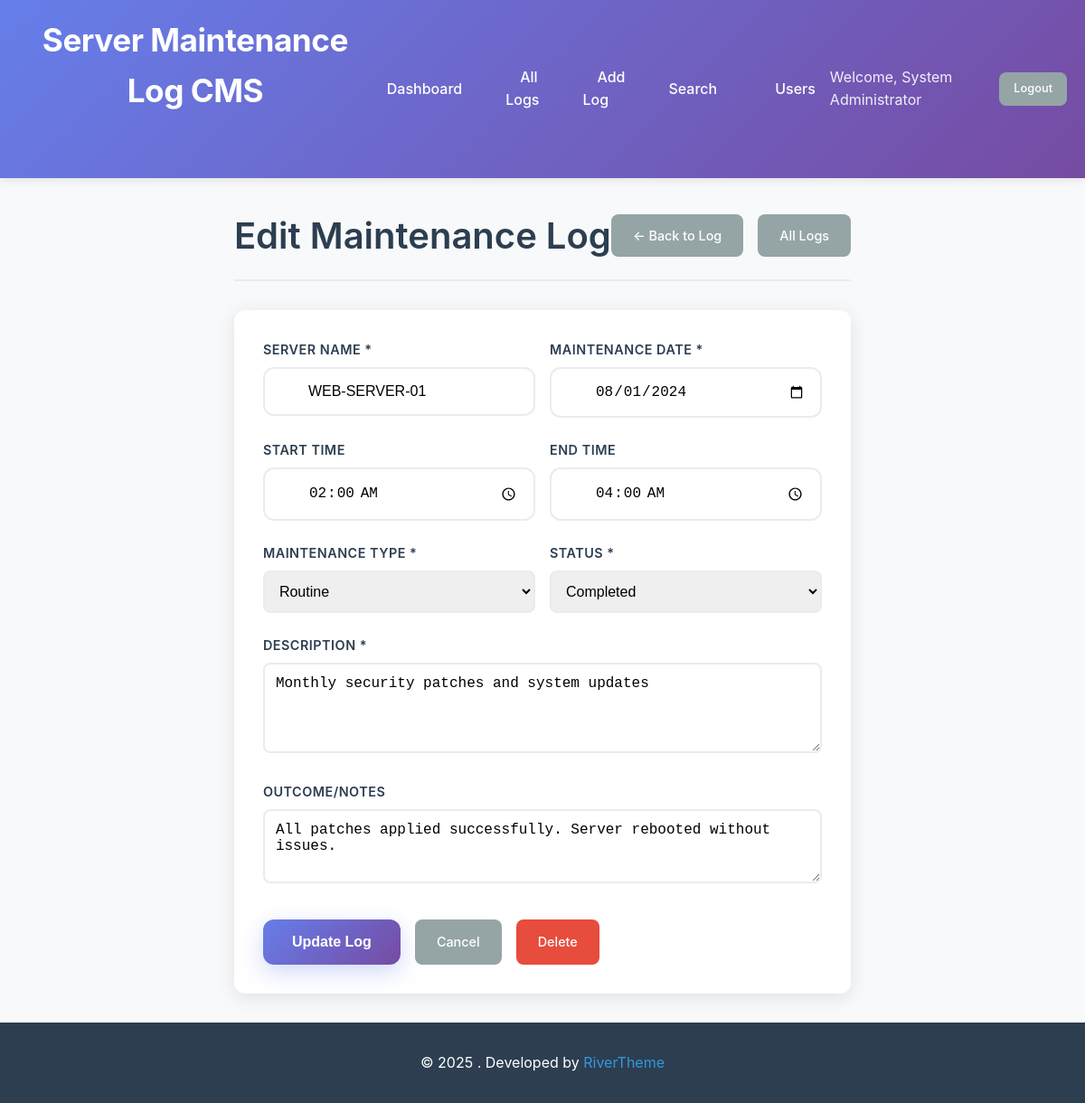
Screenshot of /edit_log.php?id=1 (signed in) with the database file from the repository.
### tables this page shows
CREATE TABLE IF NOT EXISTS maintenance_logs (
    id INT AUTO_INCREMENT PRIMARY KEY,
    server_name VARCHAR(100) NOT NULL,
    maintenance_date DATE NOT NULL,
    start_time TIME,
    end_time TIME,
    description TEXT NOT NULL,
    maintenance_type ENUM('routine', 'emergency', 'upgrade', 'repair', 'security') NOT NULL,
    status ENUM('scheduled', 'in_progress', 'completed', 'failed', 'cancelled') DEFAULT 'scheduled',
    outcome TEXT,
    performed_by INT NOT NULL,
    created_at TIMESTAMP DEFAULT CURRENT_TIMESTAMP,
    updated_at TIMESTAMP DEFAULT CURRENT_TIMESTAMP ON UPDATE CURRENT_TIMESTAMP,
    FOREIGN KEY (performed_by) REFERENCES users(id) ON DELETE RESTRICT
);

### config/database.php (called while the page is built, shortened)
<?php
class Database {
    private $host = DB_HOST;
    private $db_name = DB_NAME;
    private $username = DB_USER;
    private $password = DB_PASS;
    private $charset = DB_CHARSET;
    public function getConnection() {
        $this->pdo = null;
        try {
            $dsn = "mysql:host=" . $this->host . ";dbname=" . $this->db_name . ";charset=" . $this->charset;
            $options = [
                PDO::ATTR_ERRMODE => PDO::ERRMODE_EXCEPTION,
                PDO::ATTR_DEFAULT_FETCH_MODE => PDO::FETCH_ASSOC,
                PDO::ATTR_EMULATE_PREPARES => false,
            ];
            $this->pdo = new PDO($dsn, $this->username, $this->password, $options);
        } catch(PDOException $exception) {
            echo "Connection error: " . $exception->getMessage();
            die();
        }
        return $this->pdo;
    }
}
function getDB() {
    $database = new Database();
    return $database->getConnection();
}
?>

### includes/MaintenanceLog.php (called while the page is built, shortened)
<?php
require_once __DIR__ . '/../config/config.php';
class MaintenanceLog {
    private $db;
    public function __construct() {
        $this->db = getDB();
    }
    public function getById($id) {
        try {
            $sql = "SELECT ml.*, u.full_name as performed_by_name, u.username as performed_by_username
                    FROM maintenance_logs ml
                    LEFT JOIN users u ON ml.performed_by = u.id
                    WHERE ml.id = ?";
            $stmt = $this->db->prepare($sql);
            $stmt->execute([$id]);
            return $stmt->fetch();
        } catch (PDOException $e) {
            return false;
        }
    }
}
?>

### config/config.php (called while the page is built, shortened)
<?php
require_once 'database.php';
function isAdmin() {
    return isset($_SESSION['user_role']) && $_SESSION['user_role'] === 'admin';
}
?>

### edit_log.php (the view, shortened to what this page needs)
<?php
require_once 'config/config.php';
require_once 'includes/MaintenanceLog.php';
$logId = intval($_GET['id'] ?? 0);
$maintenanceLog = new MaintenanceLog();
$log = $maintenanceLog->getById($logId);
if ($_SERVER['REQUEST_METHOD'] === 'POST') {
    if (!verifyCSRFToken($_POST['csrf_token'] ?? '')) {
        $error = 'Invalid security token. Please try again.';
    } else {
        $serverName = sanitizeInput($_POST['server_name'] ?? '');
        $maintenanceDate = sanitizeInput($_POST['maintenance_date'] ?? '');
        $startTime = sanitizeInput($_POST['start_time'] ?? '');
        $endTime = sanitizeInput($_POST['end_time'] ?? '');
        $description = sanitizeInput($_POST['description'] ?? '');
        $maintenanceType = sanitizeInput($_POST['maintenance_type'] ?? '');
        $status = sanitizeInput($_POST['status'] ?? '');
        $outcome = sanitizeInput($_POST['outcome'] ?? '');
        if (empty($serverName) || empty($maintenanceDate) || empty($description) || empty($maintenanceType) || empty($status)) {
            $error = 'Please fill in all required fields';
        } else {
            $result = $maintenanceLog->update(
                $logId,
                $serverName,
                $maintenanceDate,
                $startTime ?: null,
                $endTime ?: null,
                $description,
                $maintenanceType,
                $status,
                $outcome ?: null
            );
            if ($result['success']) {
                header('Location: view_log.php?id=' . $logId . '&message=updated');
                exit();
            } else {
                $error = $result['message'];
            }
        }
    }
} else {
    $serverName = $log['server_name'];
    $maintenanceDate = $log['maintenance_date'];
    $startTime = $log['start_time'];
    $endTime = $log['end_time'];
    $description = $log['description'];
    $maintenanceType = $log['maintenance_type'];
    $status = $log['status'];
    $outcome = $log['outcome'];
}
?>
<!DOCTYPE html>
<html lang="en">
<head>
    <link rel="stylesheet" href="assets/css/style.css">
</head>
<body>
    <?php include 'includes/header.php'; ?>
    <div class="container">
        <div class="page-header">
            <h1>Edit Maintenance Log</h1>
            <div class="header-actions">
                <a href="view_log.php?id=<?php echo $logId; ?>" class="btn btn-secondary">← Back to Log</a>
                <a href="logs.php" class="btn btn-secondary">All Logs</a>
            </div>
        </div>
        <div class="form-container">
            <form method="POST" action="edit_log.php?id=<?php echo $logId; ?>" class="maintenance-form">
                <div class="form-row">
                    <div class="form-group">
                        <label for="server_name">Server Name *</label>
                        <input type="text" id="server_name" name="server_name" required
                               value="<?php echo htmlspecialchars($serverName); ?>"
                               placeholder="e.g., WEB-SERVER-01">
                    </div>
                    <div class="form-group">
                        <label for="maintenance_date">Maintenance Date *</label>
                        <input type="date" id="maintenance_date" name="maintenance_date" required
                               value="<?php echo htmlspecialchars($maintenanceDate); ?>">
                    </div>
                </div>
                <div class="form-row">
                    <div class="form-group">
                        <label for="start_time">Start Time</label>
                        <input type="time" id="start_time" name="start_time"
                               value="<?php echo htmlspecialchars($startTime); ?>">
                    </div>
                    <div class="form-group">
                        <label for="end_time">End Time</label>
                        <input type="time" id="end_time" name="end_time"
                               value="<?php echo htmlspecialchars($endTime); ?>">
                    </div>
                </div>
                <div class="form-row">
                    <div class="form-group">
                        <label for="maintenance_type">Maintenance Type *</label>
                        <select id="maintenance_type" name="maintenance_type" required>
                            <option value="routine" <?php echo $maintenanceType === 'routine' ? 'selected' : ''; ?>>Routine</option>
                        </select>
                    </div>
                    <div class="form-group">
                        <label for="status">Status *</label>
                        <select id="status" name="status" required>
                            <option value="completed" <?php echo $status === 'completed' ? 'selected' : ''; ?>>Completed</option>
                        </select>
                    </div>
                </div>
                <div class="form-group">
                    <label for="description">Description *</label>
                    <textarea id="description" name="description" required rows="4"
                              placeholder="Describe the maintenance activity..."><?php echo htmlspecialchars($description); ?></textarea>
                </div>
                <div class="form-group">
                    <label for="outcome">Outcome/Notes</label>
                    <textarea id="outcome" name="outcome" rows="3"
                              placeholder="Describe the outcome or any additional notes..."><?php echo htmlspecialchars($outcome); ?></textarea>
                </div>
                <div class="form-actions">
                    <button type="submit" class="btn btn-primary">Update Log</button>
                    <a href="view_log.php?id=<?php echo $logId; ?>" class="btn btn-secondary">Cancel</a>
                    <?php if (isAdmin() || $log['performed_by'] == $_SESSION['user_id']): ?>
                    <a href="delete_log.php?id=<?php echo $logId; ?>" class="btn btn-danger"
                       onclick="return confirm('Are you sure you want to delete this maintenance log?')">Delete</a>
                    <?php endif; ?>
                </div>
            </form>
        </div>
    </div>
    <?php include 'includes/footer.php'; ?>
</body>
</html>

### assets/css/style.css (style rules this page uses)
* { margin: 0; padding: 0; box-sizing: border-box; }
body { font-family: -apple-system, BlinkMacSystemFont, 'Segoe UI', Roboto, Oxygen, Ubuntu, Cantarell, sans-serif; line-height: 1.6; color: #333; background-color: #f8f9fa; min-height: 100vh; display: flex; flex-direction: column; }
h1, h2, h3, h4, h5, h6 { font-weight: 600; margin-bottom: 0.5rem; color: #2c3e50; }
h1 { font-size: 2.5rem; }
a { color: #3498db; text-decoration: none; transition: color 0.3s ease; }
.container { max-width: 1200px; margin: 0 auto; padding: 0 20px; flex: 1; }
.page-header { display: flex; justify-content: space-between; align-items: center; margin: 2rem 0; padding-bottom: 1rem; border-bottom: 2px solid #e9ecef; }
.page-header h1 { margin: 0; }
.header-actions { display: flex; gap: 1rem; }
.btn { display: inline-flex; align-items: center; gap: 0.5rem; padding: 0.75rem 1.5rem; border: none; border-radius: 8px; font-size: 0.9rem; font-weight: 500; text-decoration: none; cursor: pointer; transition: all 0.3s ease; text-align: center; }
.btn-primary { background-color: #3498db; color: white; }
.btn-secondary { background-color: #95a5a6; color: white; }
.btn-danger { background-color: #e74c3c; color: white; }
.form-container { background: white; padding: 2rem; border-radius: 12px; box-shadow: 0 4px 20px rgba(0,0,0,0.1); margin: 2rem 0; }
.form-group { margin-bottom: 1.5rem; }
.form-row { display: grid; grid-template-columns: 1fr 1fr; gap: 1rem; }
.form-group label { display: block; margin-bottom: 0.5rem; font-weight: 500; color: #2c3e50; }
.form-group input, .form-group select, .form-group textarea { width: 100%; padding: 0.75rem; border: 2px solid #e9ecef; border-radius: 8px; font-size: 1rem; transition: border-color 0.3s ease, box-shadow 0.3s ease; }
.form-actions { display: flex; gap: 1rem; margin-top: 2rem; flex-wrap: wrap; }
.form-group { margin-bottom: 1.5rem; position: relative; }
.form-group label { display: block; margin-bottom: 0.5rem; color: #2c3e50; font-weight: 600; font-size: 0.9rem; text-transform: uppercase; letter-spacing: 0.5px; }
.form-group input { width: 100%; padding: 1rem 1rem 1rem 3rem; border: 2px solid #e9ecef; border-radius: 12px; font-size: 1rem; transition: all 0.3s ease; background: rgba(255, 255, 255, 0.8); backdrop-filter: blur(10px); }
.btn-primary { background: linear-gradient(135deg, #667eea 0%, #764ba2 100%); border: none; color: white; padding: 1rem 2rem; border-radius: 12px; font-size: 1rem; font-weight: 600; cursor: pointer; transition: all 0.3s ease; display: flex; align-items: center; justify-content: center; gap: 0.5rem; box-shadow: 0 8px 25px rgba(102, 126, 234, 0.3); }

### rows the page displays
maintenance_logs: server_name "WEB-SERVER-01", maintenance_date "08/01/2024", start_time "02:00:00", end_time "04:00:00", maintenance_type "Routine", status "Completed", description "Monthly security patches and system updates", outcome "All patches applied successfully. Server rebooted without issues."

### other values shown
APP_NAME "Server Maintenance Log CMS"
$_SESSION['user_name'] "System Administrator"
